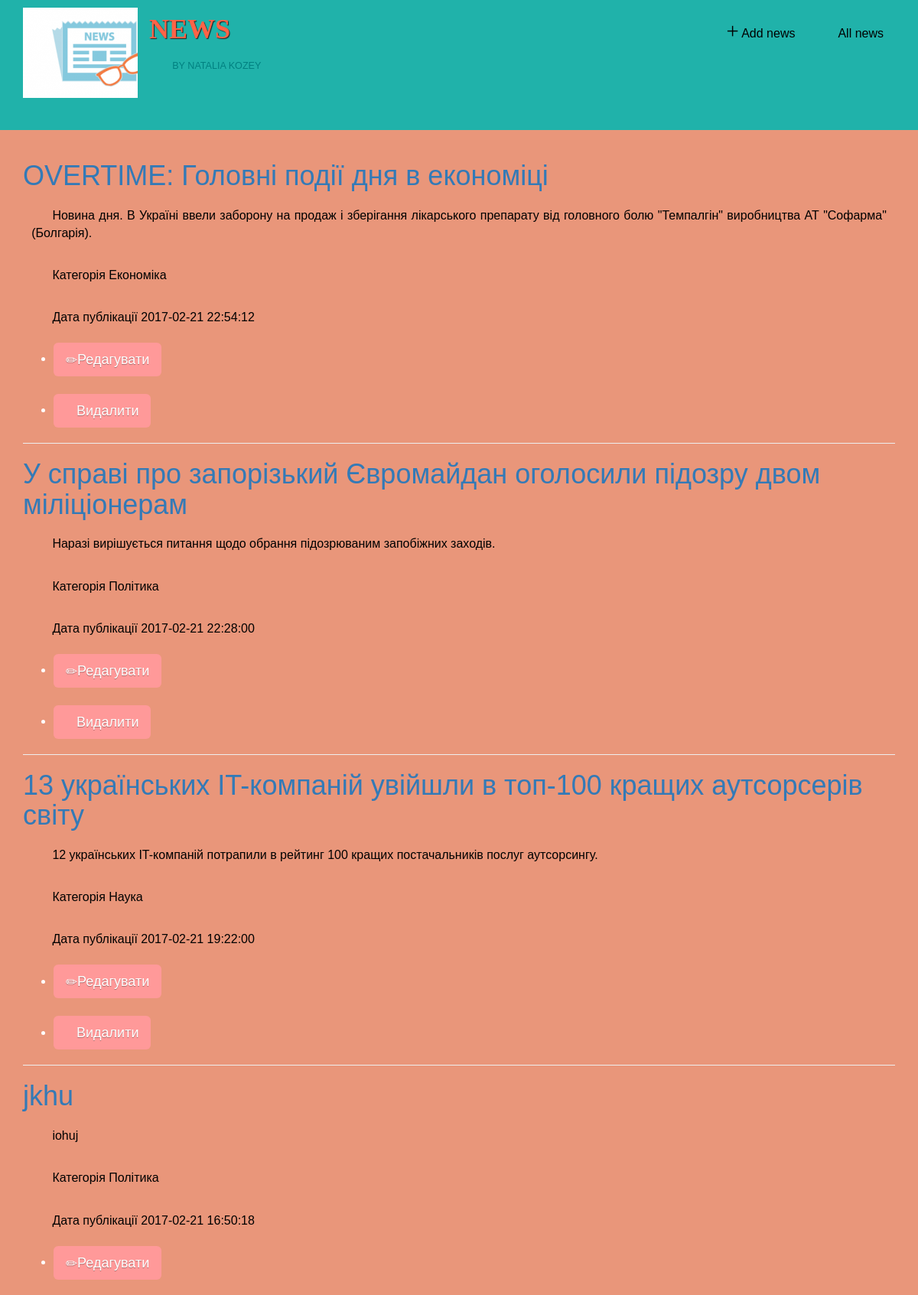
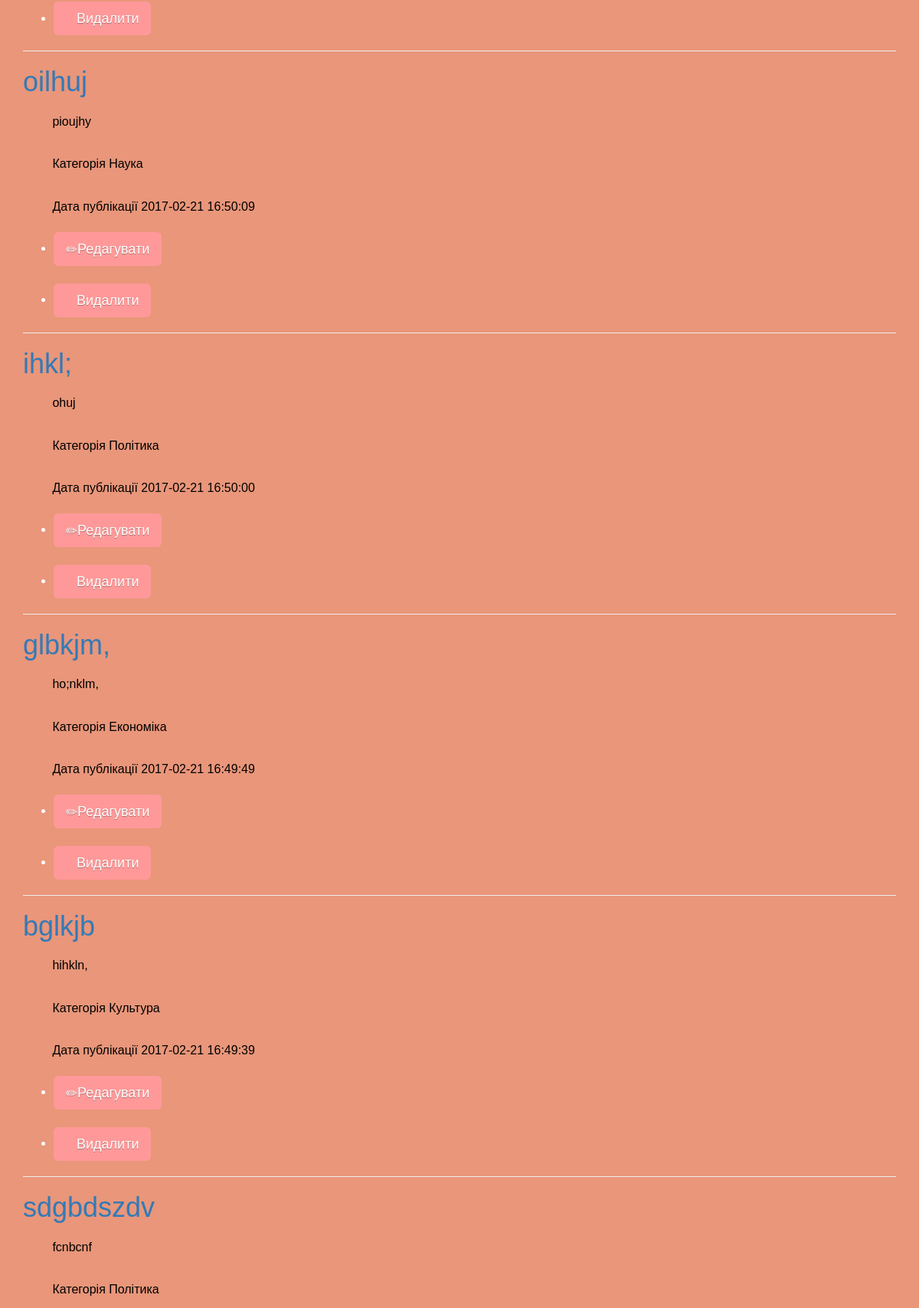
The page / (upper part) on the database its author committed (2 pictures, top to bottom).
### tables this page shows
CREATE TABLE IF NOT EXISTS `News` (
  `id` int(10) unsigned NOT NULL AUTO_INCREMENT,
  `title` varchar(200) NOT NULL,
  `category` set('Політика','Наука','Культура','Релігія','Економіка') NOT NULL,
  `date` datetime NOT NULL,
  `aticle` text NOT NULL,
  `status` set('published','not published','','') NOT NULL,
  `tizer` text NOT NULL,
  PRIMARY KEY (`id`),
  UNIQUE KEY `id` (`id`)
);

### content.php (the view, shortened to what this page needs)
<div id="main-content" class="container">
       		<?php
       		$countView = 10;
			if(isset($_GET['page'])){
    			$pageNum = (int)$_GET['page'];
				}
				else{
    				$pageNum = 1;
					}
			$startIndex = ($pageNum-1)*$countView;
			$sql = mysql_query(" SELECT SQL_CALC_FOUND_ROWS * FROM News ORDER BY date DESC LIMIT $startIndex, $countView") or die(mysql_error());
			$newsData = array();
			while($result = mysql_fetch_array($sql, MYSQL_ASSOC)){
    			$newsData[] = $result;
    		}
?>
<div id="main-content">
    <?php foreach($newsData as $oneNews){
    	if($oneNews['status']=="published"){ ?>
    		 <div class="one_news">
        <a href="/news.php?id=<?=$oneNews['id'];?>"><h1><?=$oneNews['title'];?></h1></a>
        <p><?=$oneNews['tizer'];?></p>
        <p>Категорія <?=$oneNews['category'];?></p>
        <p>Дата публікації <?=$oneNews['date'];?></p>
        <ul>
        <li><a href = 'edit.php?id=<?php echo $oneNews['id'] ?>'> <button class="btn btn-primary btn-lg" ><span class="glyphicon glyphicon-pencil"
        ></span>Редагувати</button></a></li> <br/>
        <li><a href = 'remove.php?id=<?php echo $oneNews['id'] ?>'><button class="btn btn-danger btn-lg" ><span class="glyphicon glyphicon-trash"
        ></span>Видалити  </button></a></li>
        </ul>
        <hr/>
    </div>
    		<?php } ?>
    <?php } ?>
    <br/>
</div>
</div>

### index.php (shortened to what this page needs)
<!DOCTYPE html >
<html>
  <head>
      <link rel="stylesheet" href="css/bootstrap.min.css">
      <link rel="stylesheet" href="css/my_style.css">
  </head>
	<body>
		<?php include('header.php')  ?>
		<?php include('content.php')  ?>
	</body>
</html>

### header.php
<header>
        <nav id="header-nav" class="navbar navbar-default">
            <div class="container">
                <div class="navbar-header">
                        <a href="/" class="pull-left visible-md visible-lg">
                        <div id="logo-img"></div>
                        </a>
                      <div class="navbar-brand">
                        <a href="/"><h1>News</h1></a>
                        <p>
                          <span>by Natalia Kozey</span>
                        </p>
                      </div>
                </div>
                <div id="collapsable-nav" class="collapse navbar-collapse">
                   <ul id="nav-list" class="nav navbar-nav navbar-right">
                    <li>
                      <a href="add.php">
                        <span class="glyphicon glyphicon-plus"></span> Add news </a>
                    </li>
                    <li>
                      <a href="index.php">
                        <span class="glyphicon glyphicon-tasks"></span> All news</a>
                    </li>
                  </ul>
                </div>
            </div>
        </nav>
    </header>

### css/my_style.css (style rules this page uses)
body { font-size: 16px; color: #fff; background-color: #E9967A; font-family: 'Oxygen', sans-serif; padding: 0 0 0 0 ; }
#header-nav { background-color: #20B2AA; border-radius: 0; border: 0; }
#logo-img { background: url('../images/image_logo.png') no-repeat; width: 150px; height: 150px; margin: 10px 15px 10px 0; }
.navbar-brand { padding-top: 25px; }
.navbar-brand h1 { font-family: 'Lora', serif; color: #FF6347; font-size: 2em; text-transform: uppercase; font-weight: bold; text-shadow: 1px 1px 1px #222; margin-top: 0; margin-bottom: 0; line-height: .75; }
.navbar-brand p { color: #008080; text-transform: uppercase; font-size: .7em; margin-top: 15px; }
#nav-list { margin-top: 10px; }
#nav-list a { color: #000000; text-align: center; }
#nav-list a span { font-size: 1.8em; }
.btn { border: 0px; text-shadow: 0 1px rgba(0,0,0,0.3); background-color: #ff9999; }
p { color: #000000; padding: 0.7em; text-align: justify; text-indent: 1.7em; }

### rows shown on the page
news: title "OVERTIME: Головні події дня в економіці", tizer "Новина дня. В Україні ввели заборону на продаж і зберігання лікарського препарату від головного болю \"Темпалгін\" виробництва АТ \"Софарма\" (Болгарія).", category "Економіка", date "2017-02-21 22:54:12"
news: title "У справі про запорізький Євромайдан оголосили підозру двом міліціонерам", tizer "Наразі вирішується питання щодо обрання підозрюваним запобіжних заходів.", category "Політика", date "2017-02-21 22:28:00"
news: title "13 українських IT-компаній увійшли в топ-100 кращих аутсорсерів світу", tizer "12 українських IT-компаній потрапили в рейтинг 100 кращих постачальників послуг аутсорсингу.", category "Наука", date "2017-02-21 19:22:00"
news: title "jkhu", tizer "iohuj", category "Політика", date "2017-02-21 16:50:18"
news: title "oilhuj", tizer "pioujhy", category "Наука", date "2017-02-21 16:50:09"
news: title "ihkl;", tizer "ohuj", category "Політика", date "2017-02-21 16:50:00"
news: title "glbkjm,", tizer "ho;nklm,", category "Економіка", date "2017-02-21 16:49:49"
news: title "bglkjb", tizer "hihkln,", category "Культура", date "2017-02-21 16:49:39"
news: title "sdgbdszdv", tizer "fcnbcnf", category "Політика"
